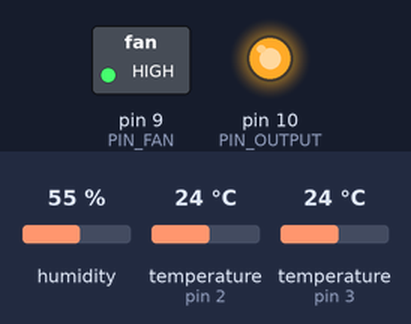
This sketch was run on a simulated Arduino Uno, built with avr-gcc and run on an emulated ATmega328P. Parts: switched loads named in the sketch (green lamp = pin HIGH), output pins drawn as LEDs (lit = HIGH). The inputs (shaded band) are chosen by the test bench; at power-on: temperature (sensors on pin 3, pin 2) 24 °C, humidity 55 %. What the sketch prints to the serial monitor is not drawn.

Above: at 2.3 s.
2.4 s: temperature (sensor on pin 3) set to 25.4 °C
4.2 s: temperature (sensor on pin 3) set to 26.8 °C
At 5.5 s:
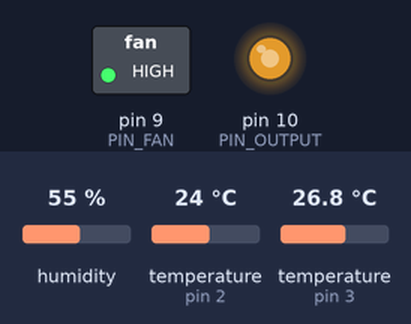
6.1 s: temperature (sensor on pin 3) set to 12 °C
At 6.8 s:
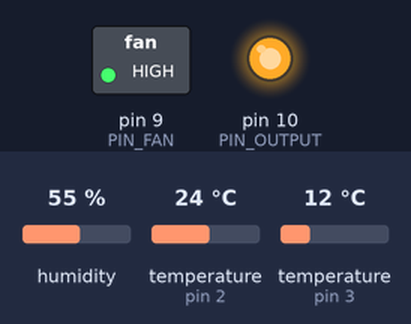
7.6 s: temperature (sensor on pin 3) set to 28 °C
At 8.1 s:
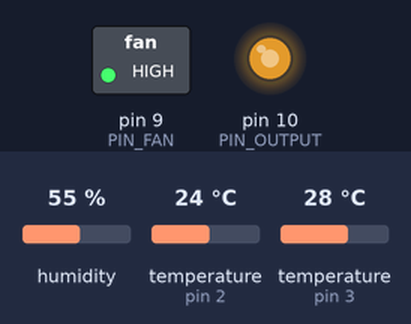
9.1 s: temperature (sensor on pin 3) set to 19 °C
At 10.4 s:
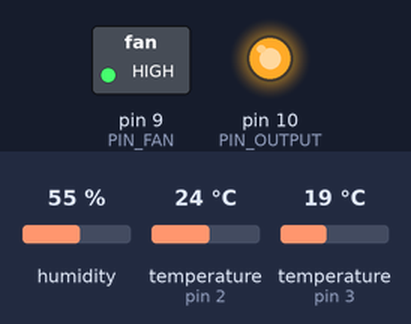
Timing chart, 0 to 11.7 s (numbered marks = the images above; inputs shaded):
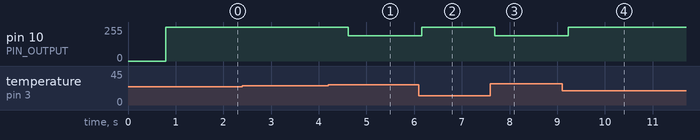

The sketch:

Control_bacan.ino
```cpp
 #include <DHT.h>
 #define DHTPIN 2     // what pin we're connected to
 #define DHTTYPE DHT22   // DHT 22  (AM2302)
 DHT dht(DHTPIN, DHTTYPE); //// Initialize DHT sensor for normal 16mhz Arduino
 #include <OneWire.h>
 #include <DallasTemperature.h>
 //Variables
 int pwm;
 int error;
 int Setpoint;
 int Output;
 float hum;  //Stores humidity value
 float temp; //Stores temperature value

#define PIN_OUTPUT 10 // PWM capable
#define PIN_FAN 9 // PWM capable
#define ONE_WIRE_BUS 3
#define DHTPIN 2     // what pin we're connected to
#define DHTTYPE DHT22   // DHT 22  (AM2302)
OneWire oneWire(ONE_WIRE_BUS);
DallasTemperature sensors(&oneWire);
float tempPeltierH, tempPeltierC;

void setup() {
  Serial.begin(9600);
  dht.begin(); //Start DHT lib
  sensors.begin(); //Start DallasTemperature for DS18B20
  //initialize the variables we're linked to
  Setpoint = 30;
  Serial.begin(9600);     // opens serial port, sets data rate to 9600 bps
  pinMode(PIN_FAN, OUTPUT);
  pinMode(PIN_OUTPUT, OUTPUT);
  digitalWrite(PIN_FAN, HIGH);
}

void loop() {
  //Read data from DHT and store it to variables hum and temp
  hum = dht.readHumidity();
  temp= dht.readTemperature();

  //Print temp and humidity values to serial monitor
  Serial.print("RH: ");
  Serial.print(hum);
  Serial.print(" %, Temp: ");
  Serial.print(temp);
  Serial.print(" C ");

  // call DS18B20 sensors.requestTemperatures() to issue a global temperature
  sensors.requestTemperatures(); // Send the command to get temperatures
  Serial.print(" PeltierTemp: ");
  tempPeltierH = sensors.getTempCByIndex(0);
  Serial.print(tempPeltierH); //
if (tempPeltierH != -127){
  error = Setpoint-tempPeltierH;
  if (error <0){
    Output=0;}
    else if (error > 3){
    Output=255;
    }else if (error >0.5){
      Output = 255*0.75;
      }else {
        Output =255*0.3;
        }
  }
  Serial.println(Output);
  analogWrite(PIN_OUTPUT, Output);
}
```

Measured:
- the behaviour switches between 26 and 26.1 °C on temperature (sensor on pin 3) (found by bisection; images 0 and 1)
- after the input at 2.4 s, every drawn part: stays the same
- after the input at 4.2 s, pin 10 (PIN_OUTPUT): 255/255 → 191/255 after 0.42 s
- after the input at 6.1 s, pin 10 (PIN_OUTPUT): 191/255 → 255/255 after 0.06 s
- after the input at 7.6 s, pin 10 (PIN_OUTPUT): 255/255 → 191/255 after 0.09 s
- after the input at 9.1 s, pin 10 (PIN_OUTPUT): 191/255 → 255/255 after 0.13 s
